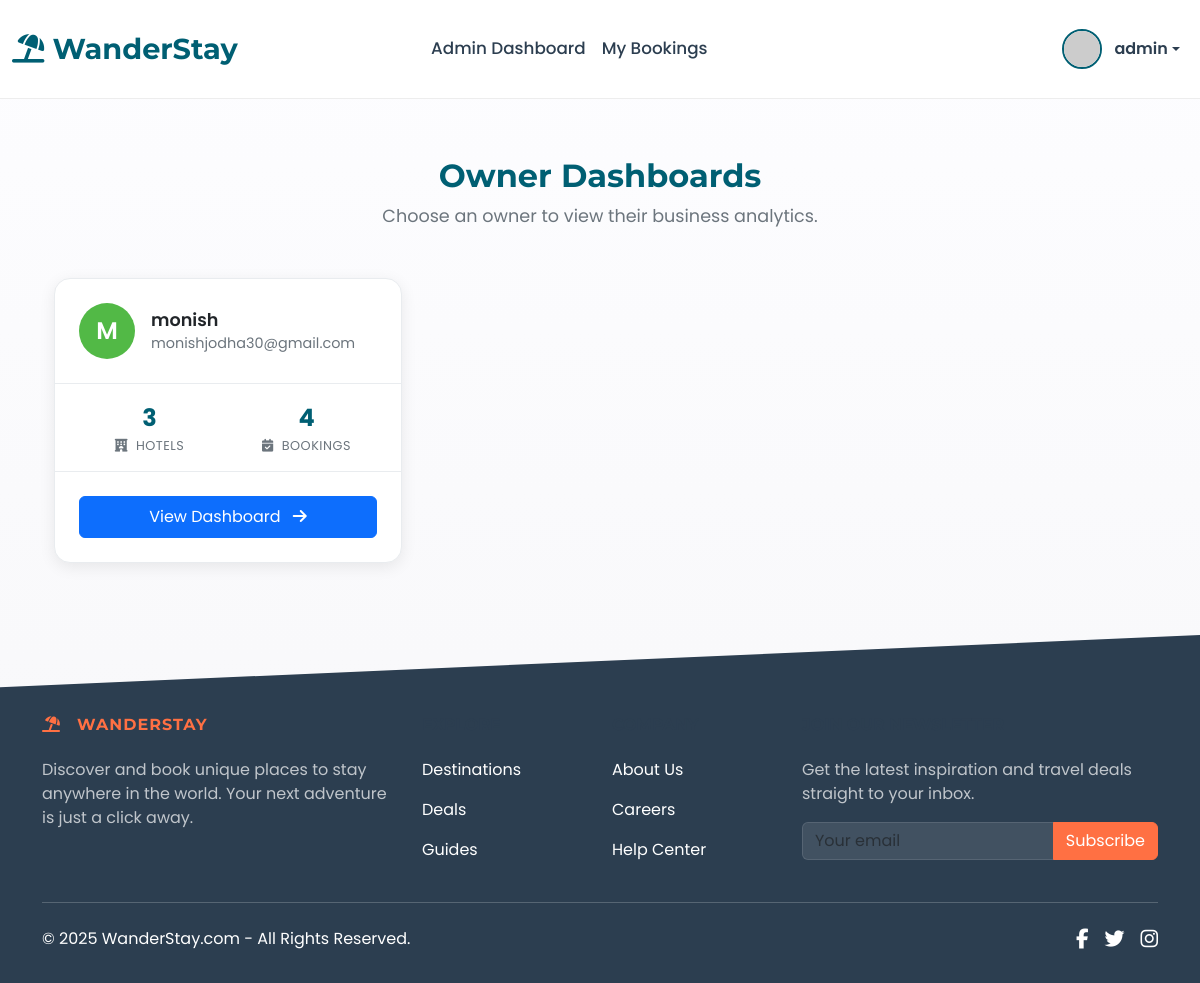
The page /admin/dashboards (signed in) on the database as committed earlier.
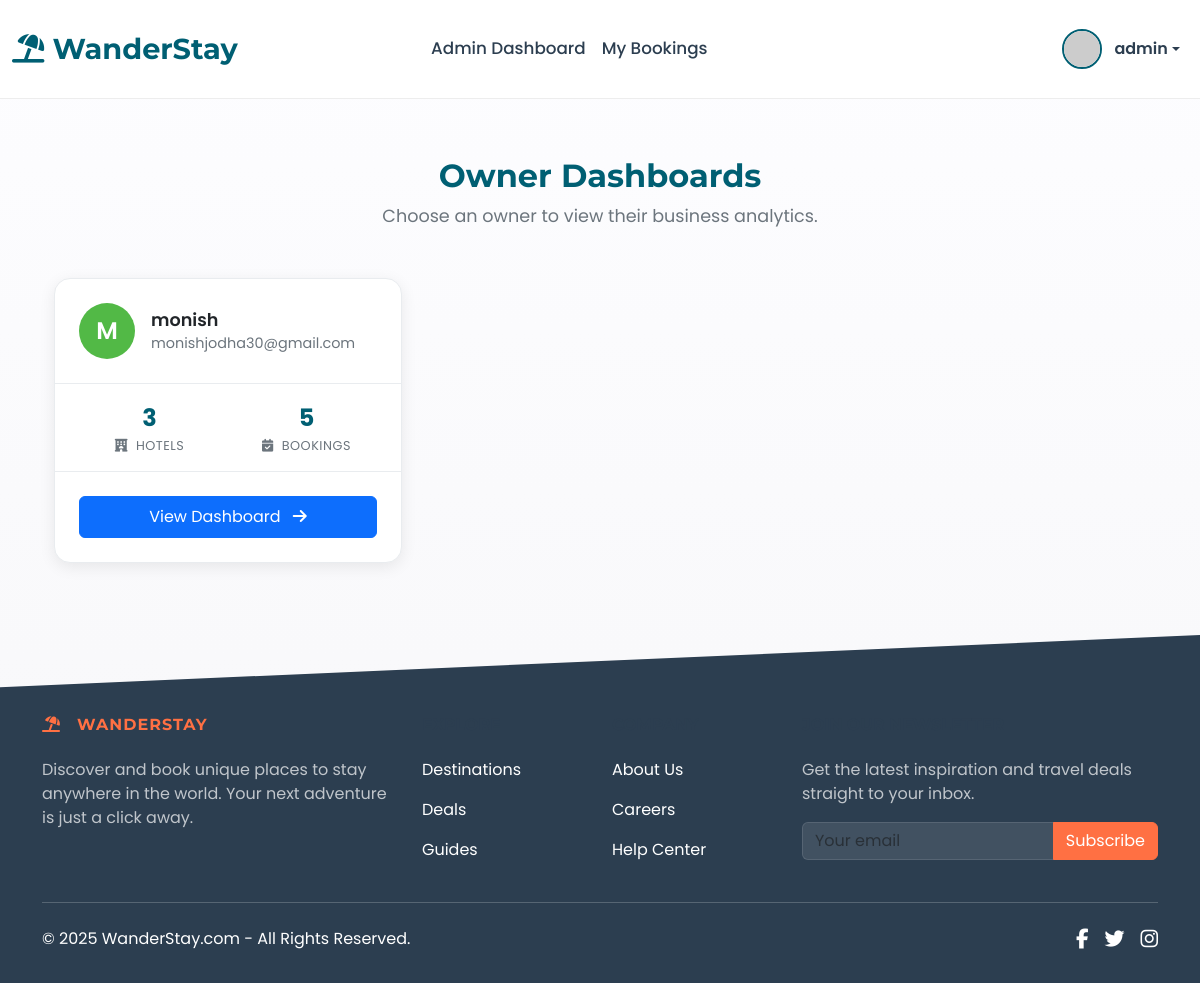
The same page on the database as committed later.
### app.py (models this page shows, shortened)
class User(UserMixin, db.Model):
    id = db.Column(db.Integer, primary_key=True)
    username = db.Column(db.String(80), unique=True, nullable=False)
    email = db.Column(db.String(120), unique=True, nullable=False)
    password_hash = db.Column(db.String(200), nullable=False)
    role = db.Column(db.String(20), nullable=False, default='user')
    is_active = db.Column(db.Boolean, default=True, nullable=False)
    created_at = db.Column(db.DateTime, default=datetime.utcnow)
    hotels_owned = db.relationship('Hotel', backref='owner_user', lazy=True, foreign_keys='Hotel.owner_id', cascade="all, delete-orphan")
    bookings = db.relationship('Booking', backref='booker', lazy=True, foreign_keys='Booking.user_id', cascade="all, delete-orphan")
    wishlist_items = db.relationship('Wishlist', backref='user', lazy='dynamic', cascade='all, delete-orphan')
    audit_logs = db.relationship('AuditLog', backref='actor', lazy=True, foreign_keys='AuditLog.user_id')
    hotels = db.relationship('Hotel', back_populates='owner', lazy=True, cascade="all, delete-orphan")

### app.py (the view)
@app.route('/admin/dashboards')
@role_required('admin')
def admin_list_owner_dashboards():
    owners = User.query.filter_by(role='owner').all()
    for owner in owners:
        booking_count = 0
        for hotel in owner.hotels:
            booking_count += len(hotel.bookings)
        owner.total_bookings = booking_count
    return render_template('admin_list_dashboards.html', owners=owners)

### app.py (called while the page is built)
@login_manager.user_loader
def load_user(user_id):
    user = User.query.get(int(user_id))
    if user and user.is_active:
        return user
    return None

def role_required(role_name):
    def decorator(f):
        @wraps(f)
        @login_required
        def decorated_function(*args, **kwargs):
            roles = role_name if isinstance(role_name, list) else [role_name]
            if current_user.role not in roles:
                flash(f"Access Denied: You need one of the following roles: {', '.join(roles)}.", "danger")
                return redirect(url_for('index'))
            return f(*args, **kwargs)
        return decorated_function
    return decorator

@app.context_processor
def utility_processor():
    def is_hotel_in_wishlist(hotel_id):
        if current_user.is_authenticated:
            return Wishlist.query.filter_by(user_id=current_user.id, hotel_id=hotel_id).first() is not None
        return False
    return dict(is_hotel_in_wishlist=is_hotel_in_wishlist)

### templates/admin_list_dashboards.html (shortened to what this page needs)
{% extends "base.html" %}
{% block content %}
<div class="container my-5">
    <div class="text-center mb-5 page-header">
        <h1 class="h2">Owner Dashboards</h1>
        <p>Choose an owner to view their business analytics.</p>
    </div>
    <div class="owner-grid">
        {% for owner in owners %}
        <div class="owner-card">
            <div class="owner-card-header">
                <div class="owner-avatar" style="background-color: hsl({{ owner.id * 57 % 360 }}, 45%, 50%);">
                    <span>{{ owner.username[0]|upper }}</span>
                </div>
                <div>
                    <div class="owner-name">{{ owner.username }}</div>
                    <div class="owner-email">{{ owner.email }}</div>
                </div>
            </div>
            <div class="owner-card-body">
                <div class="owner-stats">
                    <div class="stat-item">
                        <div class="stat-value">{{ owner.hotels|length }}</div>
                        <div class="stat-label"><i class="fas fa-hotel me-1"></i> Hotels</div>
                    </div>
                    <div class="stat-item">
                        <div class="stat-value">{{ owner.total_bookings | default(0) }}</div>
                        <div class="stat-label"><i class="fas fa-calendar-check me-1"></i> Bookings</div>
                    </div>
                </div>
            </div>
            <div class="owner-card-footer">
                <a href="{{ url_for('admin_view_owner_dashboard', owner_id=owner.id) }}" class="btn btn-primary w-100 py-2">
                    View Dashboard <i class="fas fa-arrow-right ms-2"></i>
                </a>
            </div>
        </div>
        {% endfor %}
    </div>
</div>
{% endblock %}

Rows that differ between the two databases and show on the page:
changed User "monish": total_bookings "4" → "5"
